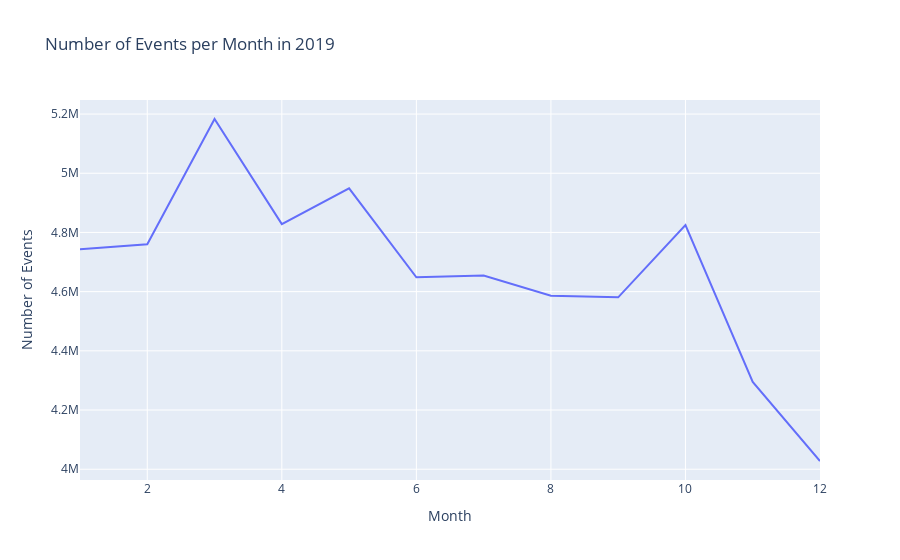

The cell this chart's notebook holds for it:
### Code cell
df_2019['Month'] = df_2019['MonthYear'] % 100  # Extracting month from MonthYear
events_per_month = df_2019.groupby('Month')['EventCode'].count().reset_index()

fig = px.line(events_per_month, x='Month', y='EventCode', 
             title='Number of Events per Month in 2019', 
             labels={'EventCode': 'Number of Events'})
fig.show()

### Figure 1 — Plotly figure (JSON) as saved in the notebook; plotly's stock layout.template omitted (floating-point values rounded to 4 significant figures)
{"data": [{"hovertemplate": "Month=%{x}<br>Number of Events=%{y}<extra></extra>", "legendgroup": "", "line": {"color": "#636efa", "dash": "solid"}, "marker": {"symbol": "circle"}, "mode": "lines", "name": "", "orientation": "v", "showlegend": false, "type": "scatter", "x": [1, 2, 3, 4, 5, 6, 7, 8, 9, 10, 11, 12], "xaxis": "x", "y": [4743531, 4759937, 5183275, 4828190, 4948972, 4648432, 4654455, 4585870, 4580762, 4825131, 4295029, 4027833], "yaxis": "y"}], "layout": {"legend": {"tracegroupgap": 0}, "title": {"text": "Number of Events per Month in 2019"}, "xaxis": {"anchor": "y", "domain": [0, 1], "title": {"text": "Month"}}, "yaxis": {"anchor": "x", "domain": [0, 1], "title": {"text": "Number of Events"}}}}
